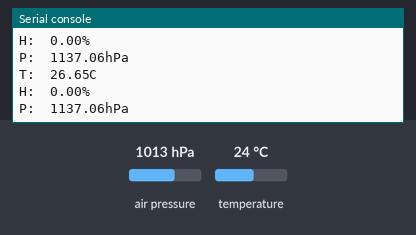
Bench run of a program on a simulated ESP32 board running MicroPython. Parts: the last lines printed to the serial console. The test bench sets the inputs (shaded band); at power-on: air pressure 1013 hPa, temperature 24 °C. Library files of the repository ran but are not shown: bmp280.py.

Above: at 1.2 s.
1.3 s: air pressure set to 952 hPa
At 1.34 s:
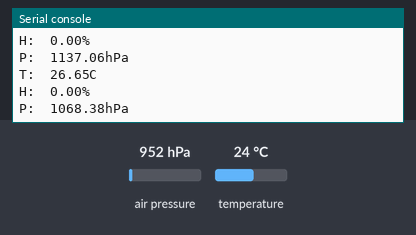
2.8 s: temperature set to 12 °C
At 2.85 s:
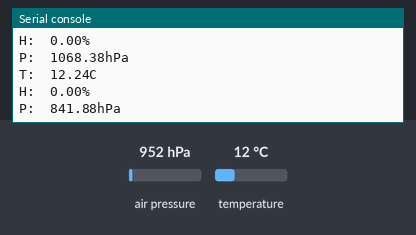
4.3 s: air pressure set to 975 hPa
At 4.32 s:
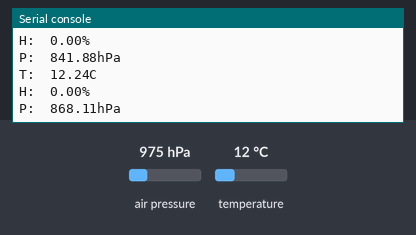
Timing chart, 0 to 7.3 s (numbered marks = the images above; inputs shaded):
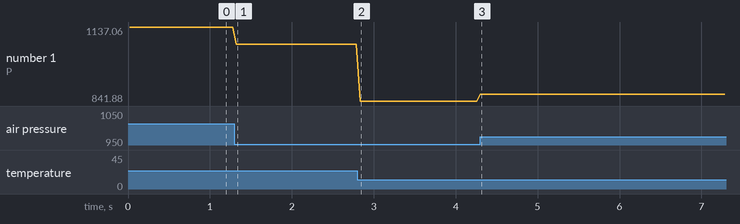

The program:

demo16_BMP280_air_pressure_main.py
```python
from machine import Pin, I2C
from time import sleep
import bmp280


# There are two hardware I2C peripherals with identifiers 0 and 1.
# Any available output-capable pins can be used for SCL and SDA but
# the defaults are given below.
# ------------------------
# |     | I2C(0) | I2C(1)|
# ------------------------
# | SCL |  18    |  25   |
# | SDA |  19    |  26   |
# ------------------------
# The driver is accessed via the machine.I2C class and has the same methods
# as software I2C.
# example code
# from machine import Pin, I2C
# i2c = I2C(0)
# i2c = I2C(1, scl=Pin(5), sda=Pin(4), freq=400000)
########################################################

i2c = I2C(1, scl=Pin(5), sda=Pin(4), freq=400000)

while True:
    bmp = bmp280.BMP280(i2c=i2c)
    temp = bmp.temperature
    hum = bmp.humidity
    pres = bmp.pressure

    print('T: ', temp)
    print('H: ', hum)
    print('P: ', pres)
    sleep(0.02)
```

Measured:
- after the input at 1.3 s, the serial console: prints a new line at once (image 1)
- after the input at 2.8 s, the serial console: prints a new line at once (image 2)
- after the input at 4.3 s, the serial console: prints a new line at once (image 3)
- plotted number 1: 1137.06 → 1068.38 after the input at 1.3 s, 1068.38 → 841.88 after the input at 2.8 s, 841.88 → 868.11 after the input at 4.3 s
